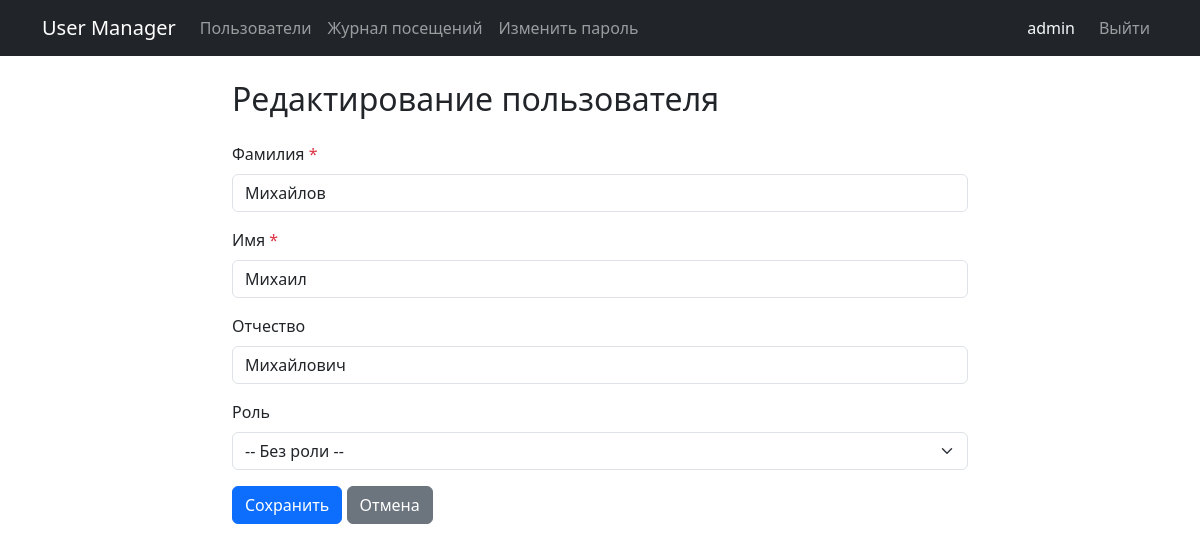
Page /users/4/edit (signed in) on the committed database.
### models.py (models this page shows, shortened)
class User(db.Model, UserMixin):
    __tablename__ = 'users'
    id = db.Column(db.Integer, primary_key=True)
    login = db.Column(db.String(50), unique=True, nullable=False)
    password_hash = db.Column(db.String(128), nullable=False)
    last_name = db.Column(db.String(50), nullable=False)
    first_name = db.Column(db.String(50), nullable=False)
    middle_name = db.Column(db.String(50), nullable=True)
    role_id = db.Column(db.Integer, db.ForeignKey('roles.id'), nullable=True)
    created_at = db.Column(db.DateTime, default=datetime.utcnow)
    @property
    def is_admin(self):
        return self.role_id == 1

### app.py (the view, shortened to what this page needs)
@app.route('/users/<int:user_id>/edit', methods=['GET', 'POST'])
@login_required
@check_rights('edit')  # Админ или сам пользователь
def user_edit(user_id):
    user = User.query.get_or_404(user_id)
    roles = Role.query.all()
    form_data = {
        'last_name': user.last_name,
        'first_name': user.first_name,
        'middle_name': user.middle_name,
        'role_id': user.role_id
    }
    return render_template('user_form.html', roles=roles, form_data=form_data, errors={}, is_edit=True, user=user)

### app.py (called while the page is built, shortened)
@login_manager.user_loader
def load_user(user_id):
    return User.query.get(int(user_id))

@app.before_request
def log_request_info():
    if request.path.startswith('/static'):
        return
    user_id = current_user.id if current_user.is_authenticated else None
    visit = Visit(path=request.path, user_id=user_id)
    db.session.add(visit)
    db.session.commit()

def check_rights(action):
    def decorator(func):
        @wraps(func)
        def wrapper(*args, **kwargs):
            if not current_user.is_authenticated:
                return redirect(url_for('login'))
            has_rights = False
            if current_user.is_admin:
                has_rights = True
            if not has_rights:
                flash("У вас недостаточно прав для доступа к данной странице.", "danger")
                return redirect(url_for('index'))
            return func(*args, **kwargs)
        return wrapper
    return decorator

@app.context_processor
def inject_permissions():
    def can_user_perform(action, record=None):
        if not current_user.is_authenticated:
            return False
        if current_user.is_admin:
            return True
        if action == 'edit' or action == 'show':
            return record and record.id == current_user.id
        return False
    return dict(can_user_perform=can_user_perform)

### templates/user_form.html
{% extends 'base.html' %}
{% from 'macros.html' import render_user_form %}
{% block content %}
<div class="row justify-content-center">
    <div class="col-md-8">
        <h2 class="mb-4">{{ 'Редактирование' if is_edit else 'Создание' }} пользователя</h2>
        {% set disable_role = is_edit and not current_user.is_admin %}
        {% if is_edit %}
            {{ render_user_form(url_for('user_edit', user_id=user.id), roles, form_data, errors, is_edit=True, disable_role=disable_role) }}
        {% else %}
            {{ render_user_form(url_for('user_create'), roles, form_data, errors, is_edit=False) }}
        {% endif %}
    </div>
</div>
{% endblock %}

### templates/base.html (shortened to what this page needs)
<!doctype html>
<html lang="ru">
  <head>
    <link href="https://cdn.jsdelivr.net/npm/bootstrap@5.3.0/dist/css/bootstrap.min.css" rel="stylesheet">
  </head>
  <body>
    <nav class="navbar navbar-expand-lg navbar-dark bg-dark mb-4">
      <div class="container">
        <a class="navbar-brand" href="{{ url_for('index') }}">User Manager</a>
        <div class="navbar-nav me-auto">
            <a class="nav-link" href="{{ url_for('index') }}">Пользователи</a>
            {% if current_user.is_authenticated %}
                <a class="nav-link" href="{{ url_for('logs.index') }}">Журнал посещений</a>
                <a class="nav-link" href="{{ url_for('change_password') }}">Изменить пароль</a>
            {% endif %}
        </div>
        <div class="navbar-nav">
            {% if current_user.is_authenticated %}
                <span class="nav-item nav-link disabled text-light me-2">{{ current_user.login }}</span>
                <a class="nav-link" href="{{ url_for('logout') }}">Выйти</a>
            {% else %}
                <a class="nav-link" href="{{ url_for('login') }}">Войти</a>
            {% endif %}
        </div>
      </div>
    </nav>
    <div class="container">
        {% block content %}{% endblock %}
    </div>
  </body>
</html>

### templates/macros.html (shortened to what this page needs)
{% macro render_user_form(action_url, roles, form_data, errors, is_edit=False, disable_role=False) %}
<form method="POST" action="{{ action_url }}" novalidate>
    <div class="mb-3">
        <label class="form-label">Фамилия <span class="text-danger">*</span></label>
        <input type="text" name="last_name"
               class="form-control {{ 'is-invalid' if errors.get('last_name') }}"
               value="{{ form_data.get('last_name', '') }}">
    </div>
    <div class="mb-3">
        <label class="form-label">Имя <span class="text-danger">*</span></label>
        <input type="text" name="first_name"
               class="form-control {{ 'is-invalid' if errors.get('first_name') }}"
               value="{{ form_data.get('first_name', '') }}">
    </div>
    <div class="mb-3">
        <label class="form-label">Отчество</label>
        <input type="text" name="middle_name" class="form-control"
               value="{{ form_data.get('middle_name', '') }}">
    </div>
    <div class="mb-3">
        <label class="form-label">Роль</label>
        <select name="role_id" class="form-select" {{ 'disabled' if disable_role }}>
            <option value="">-- Без роли --</option>
        </select>
    </div>
    <button type="submit" class="btn btn-primary">Сохранить</button>
    <a href="{{ url_for('index') }}" class="btn btn-secondary">Отмена</a>
</form>
{% endmacro %}

### rows in the picture
User: login "admin"
User: last_name "Михайлов", first_name "Михаил", middle_name "Михайлович"

### other values in the picture
{{ 'Редактирование' if is_edit else 'Создание' }} "Редактирование"
